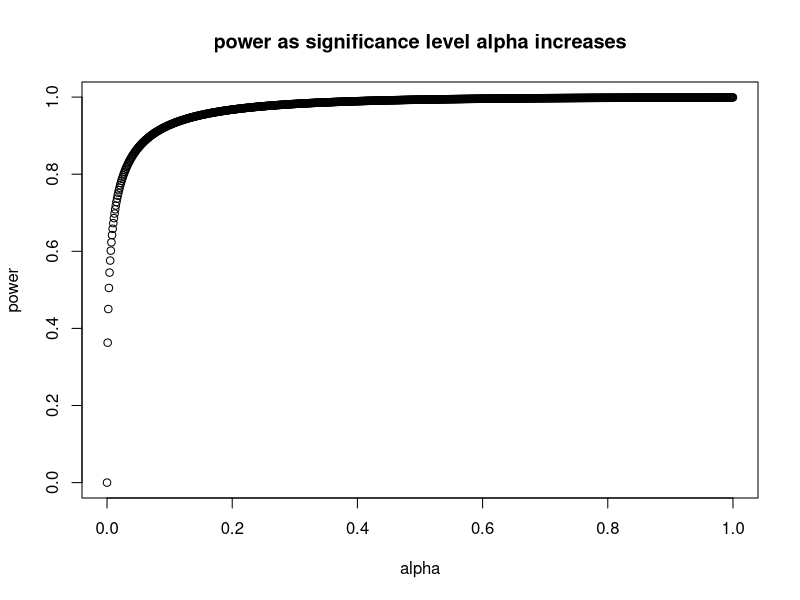
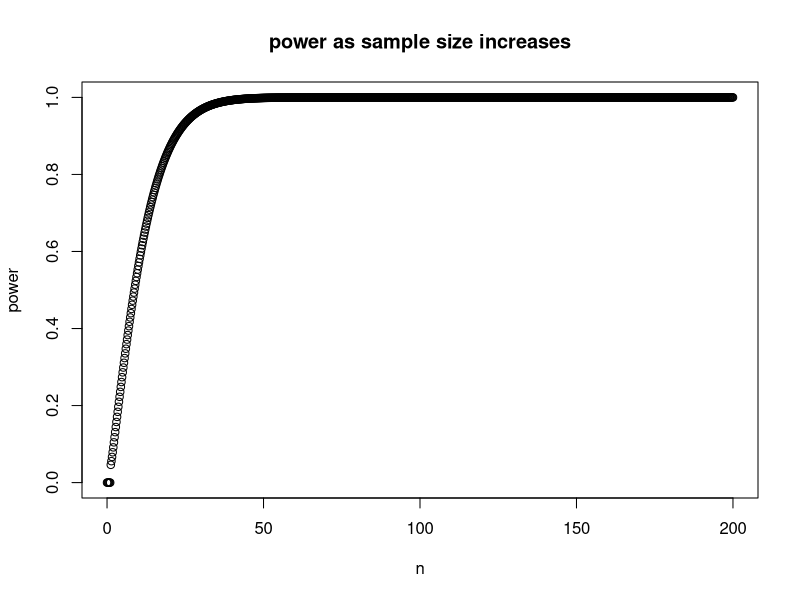
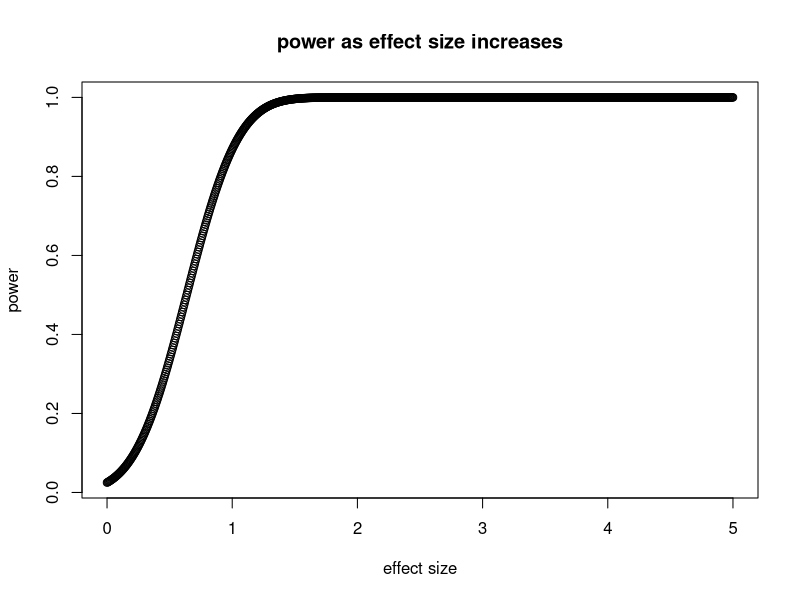

Recreate these plots in R, in order.
## ---- chunk 1
numdf <- data.frame(
  inp <- seq(0,1, length=1000)
)

diff <- 10
sd <- sqrt(100)
effect <- diff/sd

numdf$yy <- (power.t.test(n=20, d = effect, sig.level = numdf$inp, power = NULL, type = "two.sample"))$power

plot(numdf$inp, numdf$yy,ylab="power",xlab="alpha", main="power as significance level alpha increases", )
## ---- chunk 2
numdf <- data.frame(
  inp <- seq(0,200, length=1000)
)

diff <- 10
sd <- sqrt(100)
effect <- diff/sd

numdf$yy <- (power.t.test(n=numdf$inp, d = effect, sig.level = 0.05, power = NULL, type = "two.sample"))$power

plot(numdf$inp, numdf$yy,ylab="power",xlab="n", main="power as sample size increases", )
## ---- chunk 3
numdf <- data.frame(
  inp <- seq(0,5, length=1000)
)

diff <- 10
sd <- sqrt(100)
effect <- diff/sd

numdf$yy <- (power.t.test(n=20, d = numdf$inp, sig.level = 0.05, power = NULL, type = "two.sample"))$power

plot(numdf$inp, numdf$yy,ylab="power",xlab="effect size", main="power as effect size increases", )
